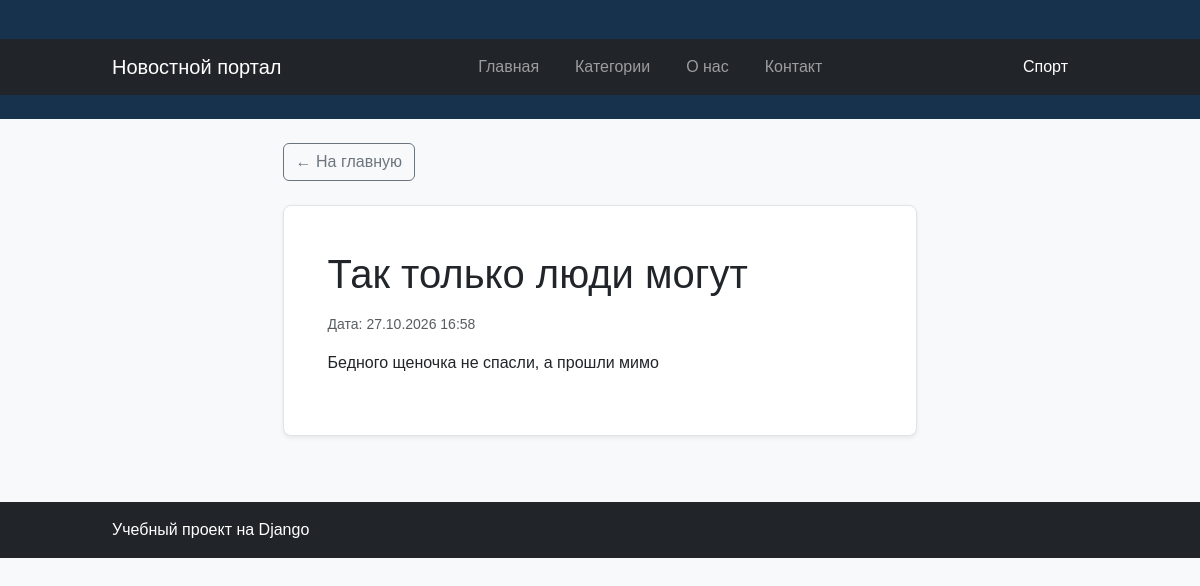
Screenshot of /article/7/ with the database file from the repository.
### news/models.py (models this page shows, shortened)
class Article(models.Model):
    title = models.CharField(
        max_length=200,
        verbose_name="Заголовок",
    )
    content = models.TextField(
        verbose_name="Текст новости",
    )
    created_at = models.DateTimeField(
        auto_now_add=True,
        verbose_name="Дата создания",
    )
    is_published = models.BooleanField(
        default=False,
        verbose_name="Опубликована",
    )
    author = models.CharField(
        max_length=100,
        default="Редакция",
        verbose_name="Автор",
    )
    category = models.CharField(
        max_length=100,
        default="Общее",
        verbose_name="Категория",
    )

### news/views.py (the view)
def article_detail(request, article_id):
    article = get_object_or_404(
        Article,
        id=article_id,
        is_published=True,
    )
    context = {
        "article": article,
    }
    return render(
        request,
        "news/article_detail.html",
        context,
    )

### news/templates/news/article_detail.html (shortened to what this page needs)
{% extends "news/base.html" %}
{% block content %}
<article class="container">
    <div class="row justify-content-center">
        <div class="col-lg-9">
            <a href="{% url 'home' %}" class="btn btn-outline-secondary mb-4">
                ← На главную
            </a>
            <div class="card shadow-sm">
                <div class="card-body p-4">
                    <h1 class="card-title mb-3">
                        {{ article.title }}
                    </h1>
                    {% if article.created_at %}
                        <p class="text-muted small">
                            Дата:
                            {{ article.created_at|date:"d.m.Y H:i" }}
                        </p>
                    {% endif %}
                    <div class="article-content">
                        {{ article.content|linebreaks }}
                    </div>
                </div>
            </div>
        </div>
    </div>
</article>
{% endblock %}

### news/static/news/style.css (style rules this page uses)
body { margin: 0; background-color: #f3f5f7; color: #263238; font-family: Arial, sans-serif; }
h1 { color: pink; }
.container { width: 90%; max-width: 1000px; margin: 0 auto; }
.card { background-color: white; padding: 20px; margin-bottom: 18px; border-radius: 8px; border: 1px solid #dfe4e8; }

### rows the page displays
Article: title "Так только люди могут", created_at "27.10.2026 16:58", content "Бедного щеночка не спасли, а прошли мимо"
